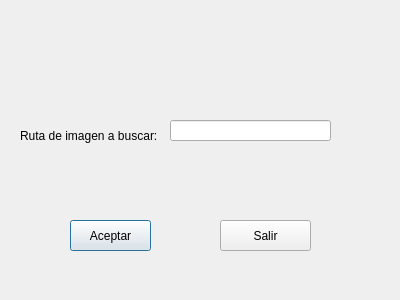
<?xml version="1.0" encoding="UTF-8"?>
<ui version="4.0">
 <class>ruta_im</class>
 <widget class="QDialog" name="ruta_im">
  <property name="geometry">
   <rect>
    <x>0</x>
    <y>0</y>
    <width>400</width>
    <height>300</height>
   </rect>
  </property>
  <property name="windowTitle">
   <string>Dialog</string>
  </property>
  <widget class="QLabel" name="label">
   <property name="geometry">
    <rect>
     <x>20</x>
     <y>120</y>
     <width>141</width>
     <height>31</height>
    </rect>
   </property>
   <property name="text">
    <string>Ruta de imagen a buscar:</string>
   </property>
  </widget>
  <widget class="QLineEdit" name="ruta">
   <property name="geometry">
    <rect>
     <x>170</x>
     <y>120</y>
     <width>161</width>
     <height>21</height>
    </rect>
   </property>
  </widget>
  <widget class="QPushButton" name="pushButton">
   <property name="geometry">
    <rect>
     <x>70</x>
     <y>220</y>
     <width>81</width>
     <height>31</height>
    </rect>
   </property>
   <property name="text">
    <string>Aceptar</string>
   </property>
  </widget>
  <widget class="QPushButton" name="pushButton_2">
   <property name="geometry">
    <rect>
     <x>220</x>
     <y>220</y>
     <width>91</width>
     <height>31</height>
    </rect>
   </property>
   <property name="text">
    <string>Salir</string>
   </property>
  </widget>
 </widget>
 <resources/>
 <connections/>
</ui>
